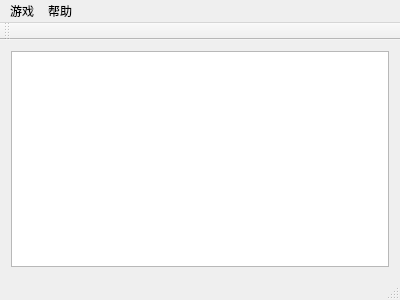
<?xml version="1.0" encoding="UTF-8"?>
<ui version="4.0">
 <class>MainWindow</class>
 <widget class="QMainWindow" name="MainWindow">
  <property name="geometry">
   <rect>
    <x>0</x>
    <y>0</y>
    <width>400</width>
    <height>300</height>
   </rect>
  </property>
  <property name="windowTitle">
   <string>MainWindow</string>
  </property>
  <widget class="QWidget" name="centralWidget">
   <layout class="QGridLayout" name="gridLayout">
    <item row="0" column="0">
     <widget class="QGraphicsView" name="graphicsView"/>
    </item>
   </layout>
  </widget>
  <widget class="QMenuBar" name="menuBar">
   <property name="geometry">
    <rect>
     <x>0</x>
     <y>0</y>
     <width>400</width>
     <height>23</height>
    </rect>
   </property>
   <widget class="QMenu" name="menu">
    <property name="title">
     <string>游戏</string>
    </property>
    <addaction name="actionStart"/>
    <addaction name="actionConf"/>
    <addaction name="actionQuit"/>
   </widget>
   <widget class="QMenu" name="menu_2">
    <property name="title">
     <string>帮助</string>
    </property>
    <addaction name="actionAbout"/>
   </widget>
   <addaction name="menu"/>
   <addaction name="menu_2"/>
  </widget>
  <widget class="QToolBar" name="mainToolBar">
   <attribute name="toolBarArea">
    <enum>TopToolBarArea</enum>
   </attribute>
   <attribute name="toolBarBreak">
    <bool>false</bool>
   </attribute>
  </widget>
  <widget class="QStatusBar" name="statusBar"/>
  <action name="actionStart">
   <property name="text">
    <string>Start</string>
   </property>
  </action>
  <action name="actionConf">
   <property name="text">
    <string>Conf</string>
   </property>
  </action>
  <action name="actionQuit">
   <property name="text">
    <string>Quit</string>
   </property>
  </action>
  <action name="actionAbout">
   <property name="text">
    <string>About</string>
   </property>
  </action>
 </widget>
 <layoutdefault spacing="6" margin="11"/>
 <resources/>
 <connections/>
</ui>
